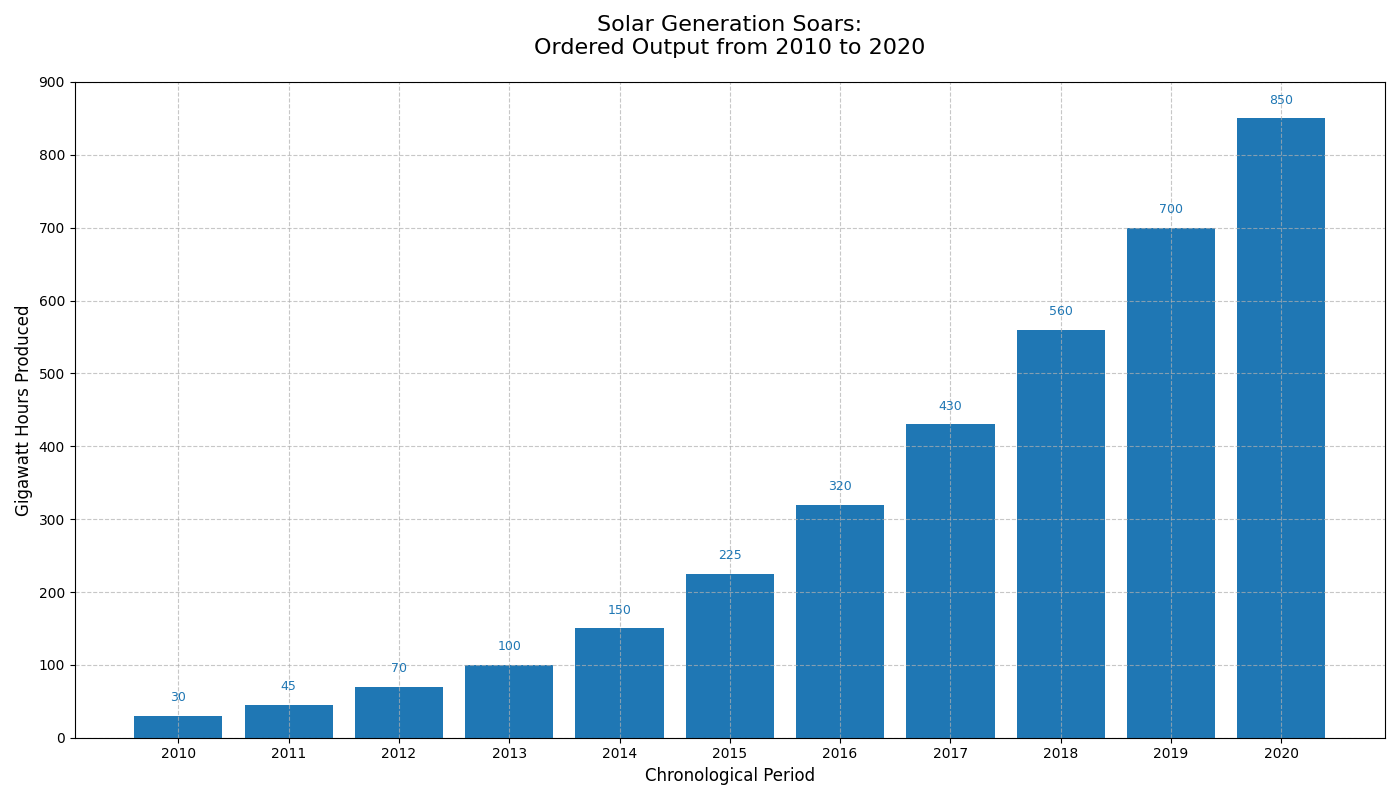

Python code for this plot:
import matplotlib.pyplot as plt
import numpy as np

# Data preparation
years = np.arange(2010, 2021)
solar_power = np.array([30, 45, 70, 100, 150, 225, 320, 430, 560, 700, 850])

# Sort the data in ascending order
sorted_indices = np.argsort(solar_power)
sorted_years = years[sorted_indices]
sorted_solar_power = solar_power[sorted_indices]

fig, ax = plt.subplots(figsize=(14, 8))

# Define new color scheme
new_color = '#1f77b4'  # A common matplotlib color for a change

# Plot sorted solar power as a bar chart
ax.bar(sorted_years, sorted_solar_power, color=new_color)

# Titles and labels
ax.set_title('Solar Generation Soars:\nOrdered Output from 2010 to 2020', fontsize=16, pad=20)
ax.set_xlabel('Chronological Period', fontsize=12)
ax.set_ylabel('Gigawatt Hours Produced', fontsize=12)

# Customize the x and y ticks
ax.set_xticks(years)
ax.set_yticks(np.arange(0, 901, 100))

# Annotate each bar with its value
for i, y_solar in enumerate(sorted_solar_power):
    ax.text(sorted_years[i], y_solar + 20, f'{y_solar}', ha='center', fontsize=9, color=new_color)

# Add gridlines
ax.grid(True, linestyle='--', alpha=0.7)

plt.tight_layout()
plt.show()
